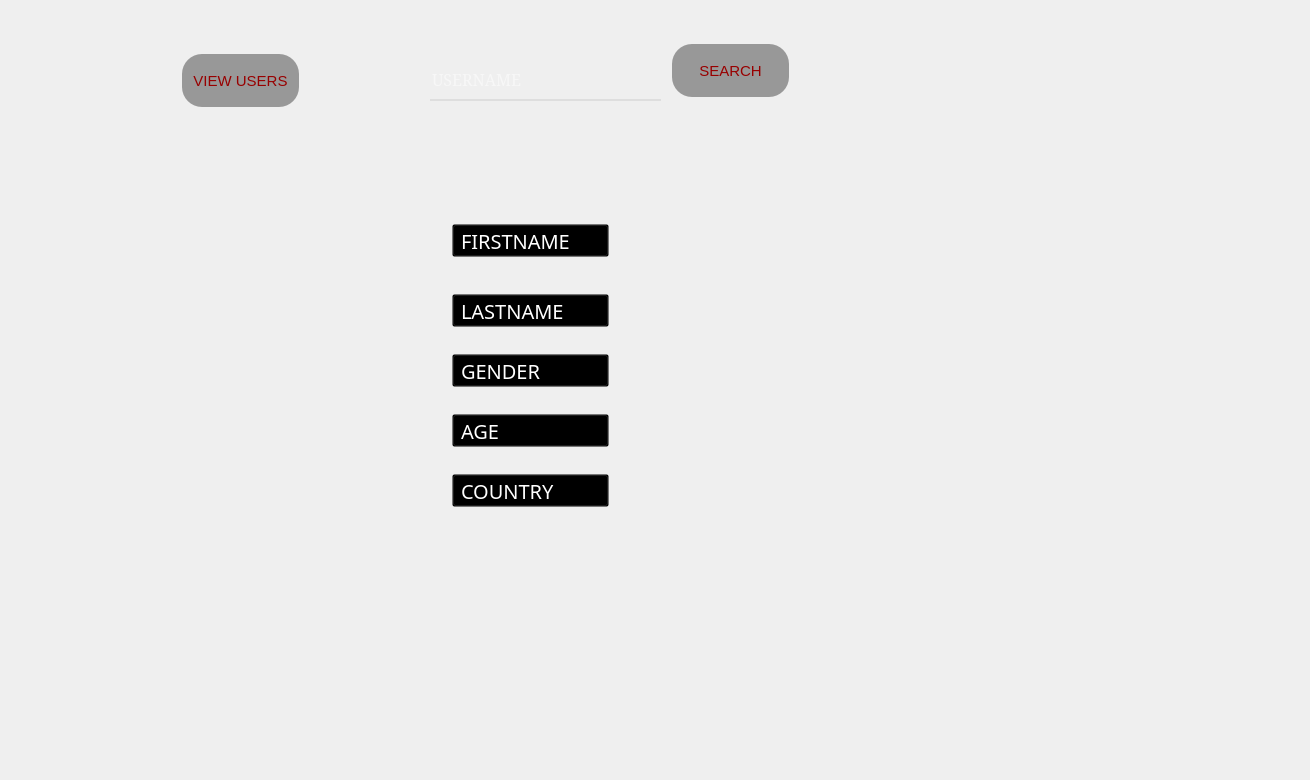
<?xml version="1.0" encoding="UTF-8"?>
<ui version="4.0">
 <class>users</class>
 <widget class="QDialog" name="users">
  <property name="geometry">
   <rect>
    <x>0</x>
    <y>0</y>
    <width>1310</width>
    <height>780</height>
   </rect>
  </property>
  <property name="windowTitle">
   <string>Dialog</string>
  </property>
  <widget class="QLabel" name="label">
   <property name="geometry">
    <rect>
     <x>-10</x>
     <y>-30</y>
     <width>1300</width>
     <height>771</height>
    </rect>
   </property>
   <property name="text">
    <string/>
   </property>
   <property name="pixmap">
    <pixmap>../../image (7).png</pixmap>
   </property>
  </widget>
  <widget class="QPushButton" name="pushButton">
   <property name="geometry">
    <rect>
     <x>180</x>
     <y>50</y>
     <width>121</width>
     <height>61</height>
    </rect>
   </property>
   <property name="styleSheet">
    <string notr="true">QPushButton#pushButton{
	color: rgb(152, 0, 0);
  padding: 4px 8px;
  text-align: center;
  font-size: 15px;
  margin: 4px 2px;
border-radius :20px;
  background-color: rgb(152, 152, 152);
 }
QPushButton#pushButton:hover{
background-color: rgb(152, 152, 152);
color: rgb(0, 255, 0);
}</string>
   </property>
   <property name="text">
    <string>VIEW USERS</string>
   </property>
  </widget>
  <widget class="QListView" name="listView">
   <property name="geometry">
    <rect>
     <x>110</x>
     <y>120</y>
     <width>311</width>
     <height>561</height>
    </rect>
   </property>
   <property name="font">
    <font>
     <family>Segoe Print</family>
     <pointsize>-1</pointsize>
     <weight>50</weight>
     <italic>false</italic>
     <bold>false</bold>
    </font>
   </property>
   <property name="styleSheet">
    <string notr="true">QListView#listView{
	font-size:15px;
border-color:transparent;
	color: rgb(255, 255, 255);
background-color:transparent;
show-decoration-selected: 1; /* make the selection span the entire width of the view */
}

QListView::item:alternate {
    background: #EEEEEE;
}

QListView::item:selected {
    border: 1px solid #6a6ea9;
}

QListView::item:selected:!active {
    background: qlineargradient(x1: 0, y1: 0, x2: 0, y2: 1,
                                stop: 0 #ABAFE5, stop: 1 #8588B2);
}

QListView::item:selected:active {
	selection-color: qradialgradient(spread:pad, cx:0.5, cy:0.5, radius:0.5, fx:0.5, fy:0.5, stop:0 rgba(0, 0, 0, 255), stop:0.19397 rgba(0, 0, 0, 255), stop:0.202312 rgba(122, 97, 0, 255), stop:0.495514 rgba(76, 58, 0, 255), stop:0.504819 rgba(255, 255, 255, 255), stop:0.79 rgba(255, 255, 255, 255), stop:1 rgba(255, 158, 158, 255));
    background: qlineargradient(x1: 0, y1: 0, x2: 0, y2: 1,
                                stop: 0 #6a6ea9, stop: 1 #888dd9);
}

QListView::item:hover {
    background: qlineargradient(x1: 0, y1: 0, x2: 0, y2: 1,
                                stop: 0  rgb(170, 255, 127), stop: 1  rgb(143, 212, 106)) ;
	
	
	
}</string>
   </property>
  </widget>
  <widget class="QLineEdit" name="lineEdit">
   <property name="geometry">
    <rect>
     <x>430</x>
     <y>60</y>
     <width>231</width>
     <height>41</height>
    </rect>
   </property>
   <property name="font">
    <font>
     <family>MS Serif</family>
     <pointsize>12</pointsize>
    </font>
   </property>
   <property name="styleSheet">
    <string notr="true">QLineEdit#lineEdit{
text-align:center;
background-color:transparent;
color:white;
border:none;
border-bottom:2px solid  rgb(222, 222, 222);
}</string>
   </property>
   <property name="placeholderText">
    <string>USERNAME</string>
   </property>
  </widget>
  <widget class="QPushButton" name="pushButton_2">
   <property name="geometry">
    <rect>
     <x>670</x>
     <y>40</y>
     <width>121</width>
     <height>61</height>
    </rect>
   </property>
   <property name="styleSheet">
    <string notr="true">QPushButton#pushButton_2{
	color: rgb(152, 0, 0);
  padding: 4px 8px;
  text-align: center;
  font-size: 15px;
  margin: 4px 2px;
border-radius :20px;
  background-color: rgb(152, 152, 152);
 }
QPushButton#pushButton_2:hover{
background-color: rgb(152, 152, 152);
color: rgb(0, 255, 0);
}</string>
   </property>
   <property name="text">
    <string>SEARCH</string>
   </property>
  </widget>
  <widget class="QPushButton" name="pushButton_3">
   <property name="geometry">
    <rect>
     <x>450</x>
     <y>220</y>
     <width>161</width>
     <height>41</height>
    </rect>
   </property>
   <property name="font">
    <font>
     <family>Rockwell</family>
     <pointsize>-1</pointsize>
    </font>
   </property>
   <property name="styleSheet">
    <string notr="true">QPushButton#pushButton_3{
	
	color:white;
  padding: 4px 8px;
  text-align: left;
  font-size: 20px;
  margin: 4px 2px;
  background-color: transparent; 
	

 }</string>
   </property>
   <property name="text">
    <string>FIRSTNAME</string>
   </property>
  </widget>
  <widget class="QPushButton" name="pushButton_4">
   <property name="geometry">
    <rect>
     <x>450</x>
     <y>290</y>
     <width>161</width>
     <height>41</height>
    </rect>
   </property>
   <property name="font">
    <font>
     <family>Rockwell</family>
     <pointsize>-1</pointsize>
    </font>
   </property>
   <property name="styleSheet">
    <string notr="true">QPushButton#pushButton_4{
	
	color:white;
  padding: 4px 8px;
  text-align: left;
  font-size: 20px;
  margin: 4px 2px;
  background-color: transparent; 
	

 }</string>
   </property>
   <property name="text">
    <string>LASTNAME</string>
   </property>
  </widget>
  <widget class="QPushButton" name="pushButton_5">
   <property name="geometry">
    <rect>
     <x>450</x>
     <y>350</y>
     <width>161</width>
     <height>41</height>
    </rect>
   </property>
   <property name="font">
    <font>
     <family>Rockwell</family>
     <pointsize>-1</pointsize>
    </font>
   </property>
   <property name="styleSheet">
    <string notr="true">QPushButton#pushButton_5{
	
	color:white;
  padding: 4px 8px;
  text-align: left;
  font-size: 20px;
  margin: 4px 2px;
  background-color: transparent; 
	

 }</string>
   </property>
   <property name="text">
    <string>GENDER</string>
   </property>
  </widget>
  <widget class="QPushButton" name="pushButton_6">
   <property name="geometry">
    <rect>
     <x>450</x>
     <y>410</y>
     <width>161</width>
     <height>41</height>
    </rect>
   </property>
   <property name="font">
    <font>
     <family>Rockwell</family>
     <pointsize>-1</pointsize>
    </font>
   </property>
   <property name="styleSheet">
    <string notr="true">QPushButton#pushButton_6{
	
	color:white;
  padding: 4px 8px;
  text-align: left;
  font-size: 20px;
  margin: 4px 2px;
  background-color: transparent; 
	

 }</string>
   </property>
   <property name="text">
    <string>AGE</string>
   </property>
  </widget>
  <widget class="QPushButton" name="pushButton_7">
   <property name="geometry">
    <rect>
     <x>450</x>
     <y>470</y>
     <width>161</width>
     <height>41</height>
    </rect>
   </property>
   <property name="font">
    <font>
     <family>Rockwell</family>
     <pointsize>-1</pointsize>
    </font>
   </property>
   <property name="styleSheet">
    <string notr="true">QPushButton#pushButton_7{
	
	color:white;
  padding: 4px 8px;
  text-align: left;
  font-size: 20px;
  margin: 4px 2px;
  background-color: transparent; 
	

 }</string>
   </property>
   <property name="text">
    <string>COUNTRY</string>
   </property>
  </widget>
  <widget class="QLabel" name="firstname">
   <property name="geometry">
    <rect>
     <x>660</x>
     <y>215</y>
     <width>201</width>
     <height>41</height>
    </rect>
   </property>
   <property name="font">
    <font>
     <family>Segoe Print</family>
     <pointsize>-1</pointsize>
    </font>
   </property>
   <property name="styleSheet">
    <string notr="true">QLabel#firstname{
background-color:transparent;
font-size:30px;
	color: rgb(170, 255, 255);
text-align:center;
}</string>
   </property>
   <property name="text">
    <string/>
   </property>
  </widget>
  <widget class="QLabel" name="lastname">
   <property name="geometry">
    <rect>
     <x>660</x>
     <y>290</y>
     <width>221</width>
     <height>51</height>
    </rect>
   </property>
   <property name="font">
    <font>
     <family>Segoe Print</family>
     <pointsize>-1</pointsize>
    </font>
   </property>
   <property name="styleSheet">
    <string notr="true">QLabel#lastname{
background-color:transparent;
font-size:30px;
	color: rgb(170, 255, 255);
text-align:center;
}</string>
   </property>
   <property name="text">
    <string/>
   </property>
  </widget>
  <widget class="QLabel" name="gender">
   <property name="geometry">
    <rect>
     <x>660</x>
     <y>350</y>
     <width>201</width>
     <height>51</height>
    </rect>
   </property>
   <property name="font">
    <font>
     <family>Segoe Print</family>
     <pointsize>-1</pointsize>
    </font>
   </property>
   <property name="styleSheet">
    <string notr="true">QLabel#gender{
background-color:transparent;
font-size:30px;
	color: rgb(170, 255, 255);
text-align:center;
}</string>
   </property>
   <property name="text">
    <string/>
   </property>
  </widget>
  <widget class="QLabel" name="age">
   <property name="geometry">
    <rect>
     <x>660</x>
     <y>420</y>
     <width>211</width>
     <height>41</height>
    </rect>
   </property>
   <property name="font">
    <font>
     <family>Segoe Print</family>
     <pointsize>-1</pointsize>
    </font>
   </property>
   <property name="styleSheet">
    <string notr="true">QLabel#age{
background-color:transparent;
font-size:30px;
	color: rgb(170, 255, 255);
text-align:center;
}</string>
   </property>
   <property name="text">
    <string/>
   </property>
  </widget>
  <widget class="QLabel" name="country">
   <property name="geometry">
    <rect>
     <x>660</x>
     <y>470</y>
     <width>201</width>
     <height>41</height>
    </rect>
   </property>
   <property name="font">
    <font>
     <family>Segoe Print</family>
     <pointsize>-1</pointsize>
    </font>
   </property>
   <property name="styleSheet">
    <string notr="true">QLabel#country{
background-color:transparent;
font-size:30px;
	color: rgb(170, 255, 255);
text-align:center;
}</string>
   </property>
   <property name="text">
    <string/>
   </property>
  </widget>
 </widget>
 <resources/>
 <connections/>
</ui>
